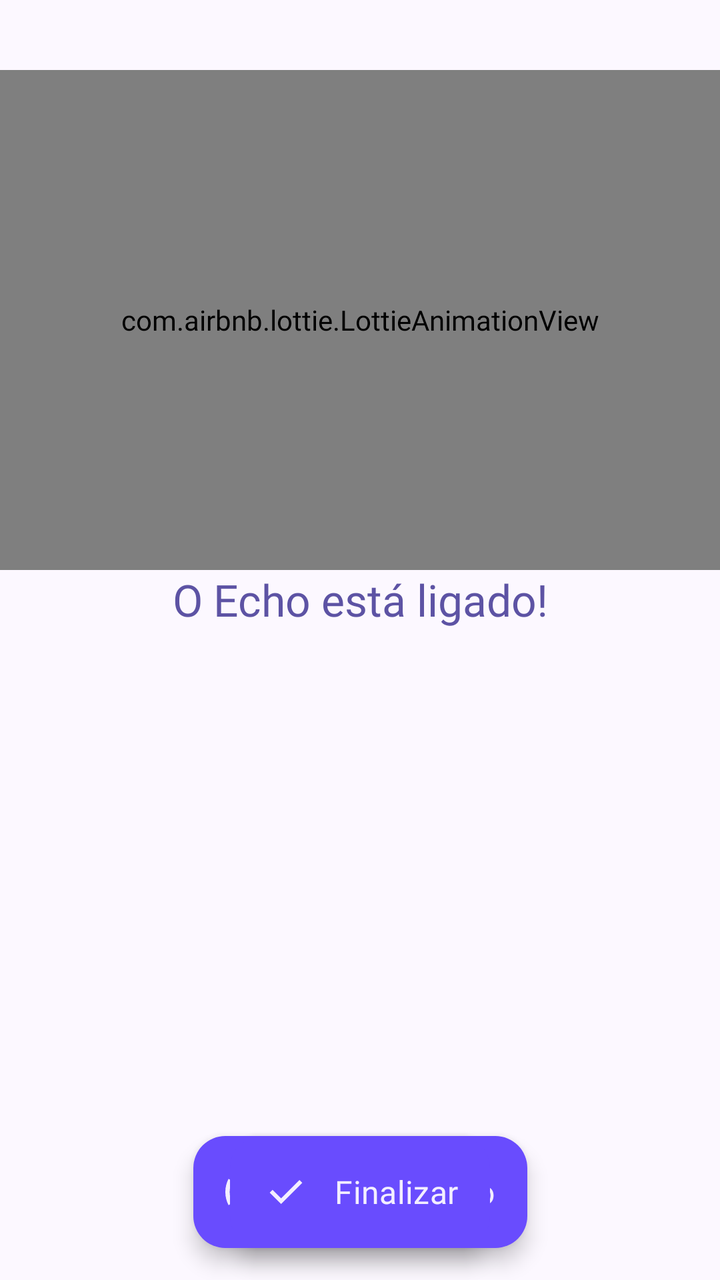
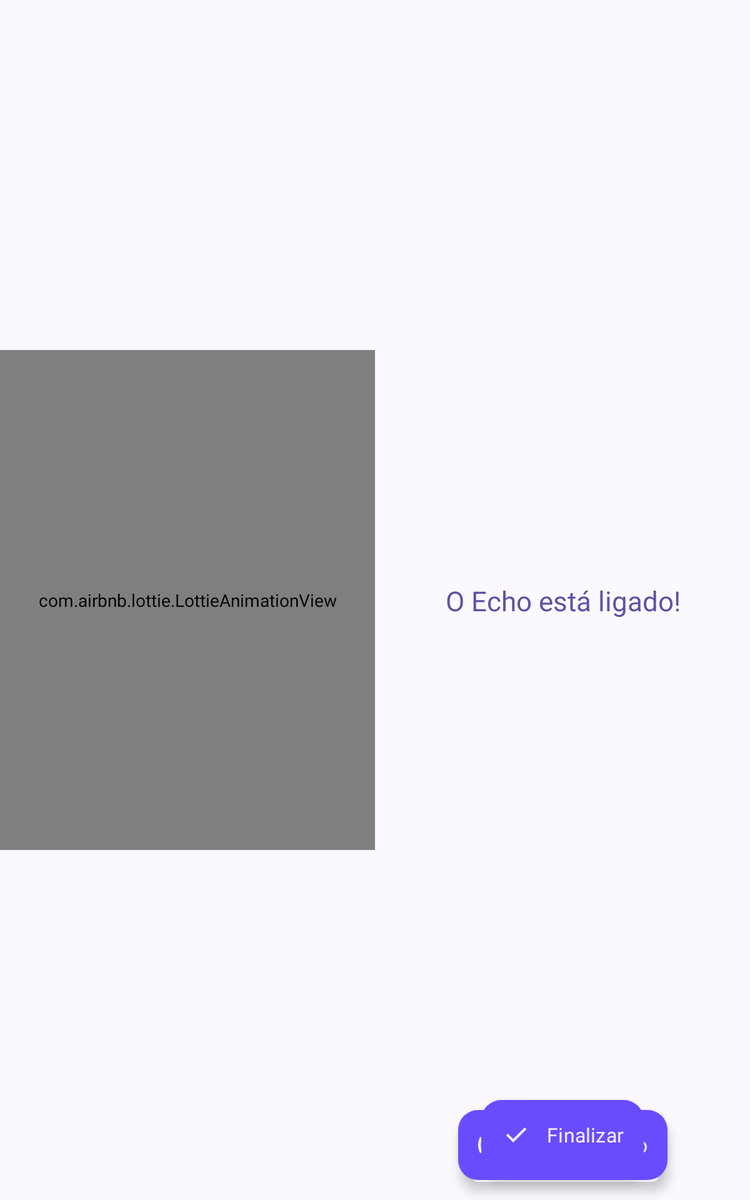

The same Android screen from two of the app's own layout files: first res/layout/ as a phone draws it, then the repository's variant for another configuration, drawn on a device whose configuration selects that folder. Both files follow.
<!-- AndroidManifest.xml: application theme AppTheme -->
<!-- res/layout/fragment_echo_is_enabled.xml -->
<?xml version="1.0" encoding="utf-8"?>
<androidx.constraintlayout.widget.ConstraintLayout xmlns:android="http://schemas.android.com/apk/res/android"
    xmlns:app="http://schemas.android.com/apk/res-auto"
    xmlns:tools="http://schemas.android.com/tools"
    android:id="@+id/window_parent"
    android:layout_width="match_parent"
    android:layout_height="match_parent"
    android:animateLayoutChanges="true"
    tools:background="?AppColorBackground">

    <androidx.constraintlayout.widget.Guideline
        android:id="@+id/guide"
        android:layout_width="match_parent"
        android:layout_height="0dp"
        android:orientation="horizontal"
        app:layout_constraintGuide_percent="0.5" />

    <com.airbnb.lottie.LottieAnimationView
        android:id="@+id/lottie_view"
        android:layout_width="0dp"
        android:layout_height="250dp"
        app:layout_constraintBottom_toTopOf="@id/guide"
        app:layout_constraintEnd_toEndOf="parent"
        app:layout_constraintStart_toStartOf="parent"
        app:layout_constraintTop_toTopOf="parent"
        app:lottie_autoPlay="true"
        app:lottie_fileName="success.json"
        app:lottie_repeatCount="0"
        app:lottie_repeatMode="restart"
        app:lottie_speed="1" />


    <TextView
        android:id="@+id/tv_introduction"
        android:layout_width="wrap_content"
        android:layout_height="wrap_content"
        android:elevation="2dp"
        android:fontFamily="@font/urbanist_extrabold"
        android:maxWidth="500dp"
        android:paddingStart="16dp"
        android:paddingEnd="16dp"
        android:text="@string/O_echo_est_ligado"
        android:textAlignment="center"
        android:textColor="?colorSecondary"
        android:textSize="22sp"
        app:layout_constraintEnd_toEndOf="parent"
        app:layout_constraintStart_toStartOf="parent"

        app:layout_constraintTop_toBottomOf="@id/lottie_view" />


    <com.google.android.material.floatingactionbutton.ExtendedFloatingActionButton
        android:id="@+id/fab_disable_echo"
        android:layout_width="wrap_content"
        android:layout_height="wrap_content"
        android:layout_marginBottom="16dp"
        android:drawablePadding="16dp"
        android:elevation="2dp"
        android:paddingStart="16dp"
        android:paddingEnd="16dp"
        android:text="@string/Desligar_echo"
        android:textSize="16sp"
        app:icon="@drawable/vec_echo_off"
        app:layout_constraintBottom_toBottomOf="parent"
        app:layout_constraintEnd_toEndOf="parent"
        app:layout_constraintStart_toStartOf="parent" />

    <com.google.android.material.floatingactionbutton.ExtendedFloatingActionButton
        android:id="@+id/fab_finish"
        android:layout_width="wrap_content"
        android:layout_height="wrap_content"
        android:layout_marginBottom="16dp"
        android:drawablePadding="16dp"
        android:elevation="2dp"
        android:paddingStart="16dp"
        android:paddingEnd="16dp"
        android:text="@string/Finalizar"
        android:textSize="16sp"
        app:icon="@drawable/vec_check"
        app:layout_constraintBottom_toBottomOf="parent"
        app:layout_constraintEnd_toEndOf="parent"
        app:layout_constraintStart_toStartOf="parent" />


</androidx.constraintlayout.widget.ConstraintLayout>
<!-- resources referenced by this layout -->
<resources>
  <!-- drawable vec_check (drawable) -->
  <vector xmlns:android="http://schemas.android.com/apk/res/android"
      android:width="24dp"
      android:height="24dp"
      android:viewportWidth="960"
      android:viewportHeight="960">
    <path
        android:pathData="M382,720 L154,492l57,-57 171,171 367,-367 57,57 -424,424Z"
        android:fillColor="#FFFFFF"/>
  </vector>
  <string name="Desligar_echo">Desligar Echo</string>
  <string name="Finalizar">Finalizar</string>
  <string name="O_echo_est_ligado">O Echo está ligado!</string>
  <color name="md_theme_primary">#502AE5</color>
  <color name="md_theme_onPrimary">#FFFFFF</color>
  <color name="md_theme_primaryContainer">#694CFE</color>
  <color name="md_theme_onPrimaryContainer">#F3EEFF</color>
  <color name="md_theme_secondary">#5D53A4</color>
  <color name="md_theme_onSecondary">#FFFFFF</color>
  <color name="md_theme_secondaryContainer">#B1A6FE</color>
  <color name="md_theme_onSecondaryContainer">#423787</color>
  <color name="md_theme_tertiary">#9A0098</color>
  <color name="md_theme_onTertiary">#FFFFFF</color>
  <color name="md_theme_tertiaryContainer">#B82EB3</color>
  <color name="md_theme_onTertiaryContainer">#FFECF7</color>
  <color name="md_theme_error">#BA1A1A</color>
  <color name="md_theme_onError">#FFFFFF</color>
  <color name="md_theme_errorContainer">#FFDAD6</color>
  <color name="md_theme_onErrorContainer">#93000A</color>
  <color name="md_theme_background">#FCF8FF</color>
  <color name="container_background">#1A502AE5</color>
  <color name="md_theme_onBackground">#1C1A24</color>
  <color name="md_theme_surface">#FCF8FF</color>
  <color name="md_theme_onSurface">#1C1A24</color>
  <color name="md_theme_surfaceVariant">#E5E0F5</color>
  <color name="md_theme_onSurfaceVariant">#474556</color>
  <color name="md_theme_outline">#787588</color>
  <color name="md_theme_outlineVariant">#C9C4D9</color>
  <color name="md_theme_inverseSurface">#312F3A</color>
  <color name="md_theme_inverseOnSurface">#F4EEFD</color>
  <color name="md_theme_inversePrimary">#C8BFFF</color>
  <color name="md_theme_primaryFixed">#E5DEFF</color>
  <color name="md_theme_onPrimaryFixed">#180064</color>
  <color name="md_theme_primaryFixedDim">#C8BFFF</color>
  <color name="md_theme_onPrimaryFixedVariant">#4108D8</color>
  <color name="md_theme_secondaryFixed">#E5DEFF</color>
  <color name="md_theme_onSecondaryFixed">#19055E</color>
  <color name="md_theme_secondaryFixedDim">#C8BFFF</color>
  <color name="md_theme_onSecondaryFixedVariant">#453B8B</color>
  <color name="md_theme_tertiaryFixed">#FFD7F5</color>
  <color name="md_theme_onTertiaryFixed">#380037</color>
  <color name="md_theme_tertiaryFixedDim">#FFABF2</color>
  <color name="md_theme_onTertiaryFixedVariant">#810080</color>
  <color name="md_theme_surfaceDim">#DDD8E6</color>
  <color name="md_theme_surfaceBright">#FCF8FF</color>
  <color name="md_theme_surfaceContainerLowest">#FFFFFF</color>
  <color name="md_theme_surfaceContainerLow">#F6F1FF</color>
  <color name="md_theme_surfaceContainer">#F1ECFA</color>
  <color name="md_theme_surfaceContainerHigh">#EBE6F4</color>
  <color name="md_theme_surfaceContainerHighest">#E5E0EF</color>
  <!-- drawable back_round_splash (drawable) -->
  <?xml version="1.0" encoding="utf-8"?>
  <shape xmlns:android="http://schemas.android.com/apk/res/android">
      <corners android:radius="100dp" />
  
      <gradient
          android:angle="180"
          android:endColor="@color/app_icon_bg_color_start"
          android:startColor="@color/app_icon_bg_color_start" />
      <size
          android:width="16dp"
          android:height="16dp" />
  </shape>
  <color name="app_icon_bg_color_start">#502AE5</color>
  <!-- some entries are left out for length -->
</resources>
<!-- res/layout-sw600dp/fragment_echo_is_enabled.xml (the repository's variant of the layout above) -->
<!-- drawn on a 7-inch tablet held upright -->
<?xml version="1.0" encoding="utf-8"?>
<androidx.constraintlayout.widget.ConstraintLayout xmlns:android="http://schemas.android.com/apk/res/android"
    xmlns:app="http://schemas.android.com/apk/res-auto"
    xmlns:tools="http://schemas.android.com/tools"
    android:id="@+id/window_parent"
    android:layout_width="match_parent"
    android:layout_height="match_parent"
    android:animateLayoutChanges="true"
    tools:background="?AppColorBackground">

    <androidx.constraintlayout.widget.Guideline
        android:id="@+id/guide"
        android:layout_width="match_parent"
        android:layout_height="0dp"
        android:orientation="vertical"
        app:layout_constraintGuide_percent="0.5" />

    <com.airbnb.lottie.LottieAnimationView
        android:id="@+id/lottie_view"
        android:layout_width="0dp"
        android:layout_height="400dp"
        app:layout_constraintBottom_toBottomOf="parent"
        app:layout_constraintEnd_toEndOf="@id/guide"
        app:layout_constraintStart_toStartOf="parent"
        app:layout_constraintTop_toTopOf="parent"
        app:lottie_autoPlay="true"
        app:lottie_fileName="success.json"
        app:lottie_repeatCount="0"
        app:lottie_repeatMode="restart"
        app:lottie_speed="1" />


    <TextView
        android:id="@+id/tv_introduction"
        android:layout_width="wrap_content"
        android:layout_height="wrap_content"
        android:elevation="2dp"
        android:fontFamily="@font/urbanist_extrabold"
        android:maxWidth="500dp"
        android:paddingStart="16dp"
        android:paddingEnd="16dp"
        android:text="@string/O_echo_est_ligado"
        android:textAlignment="center"
        android:textColor="?colorSecondary"
        android:textSize="22sp"
        app:layout_constraintEnd_toEndOf="parent"
        app:layout_constraintStart_toStartOf="@id/guide"
        app:layout_constraintTop_toTopOf="parent"
        app:layout_constraintBottom_toBottomOf="parent"


        app:layout_constraintTop_toBottomOf="@id/lottie_view" />


    <com.google.android.material.floatingactionbutton.ExtendedFloatingActionButton
        android:id="@+id/fab_disable_echo"
        android:layout_width="wrap_content"
        android:layout_height="wrap_content"
        android:elevation="2dp"
        android:paddingStart="16dp"
        android:paddingEnd="16dp"
        android:layout_marginBottom="16dp"
        android:text="@string/Desligar_echo"
        android:textSize="16sp"
        app:icon="@drawable/vec_echo_off"
        app:layout_constraintBottom_toBottomOf="parent"
        app:layout_constraintEnd_toEndOf="@id/fab_finish"
        app:layout_constraintStart_toStartOf="@id/fab_finish" />

    <com.google.android.material.floatingactionbutton.ExtendedFloatingActionButton
        android:id="@+id/fab_finish"
        android:layout_width="wrap_content"
        android:layout_height="wrap_content"
        android:layout_marginBottom="24dp"
        android:elevation="2dp"
        android:paddingStart="16dp"
        android:paddingEnd="16dp"
        android:text="@string/Finalizar"
        android:textSize="16sp"
        app:icon="@drawable/vec_check"
        app:layout_constraintBottom_toBottomOf="parent"
        app:layout_constraintEnd_toEndOf="parent"
        app:layout_constraintStart_toStartOf="@id/guide" />


</androidx.constraintlayout.widget.ConstraintLayout>
